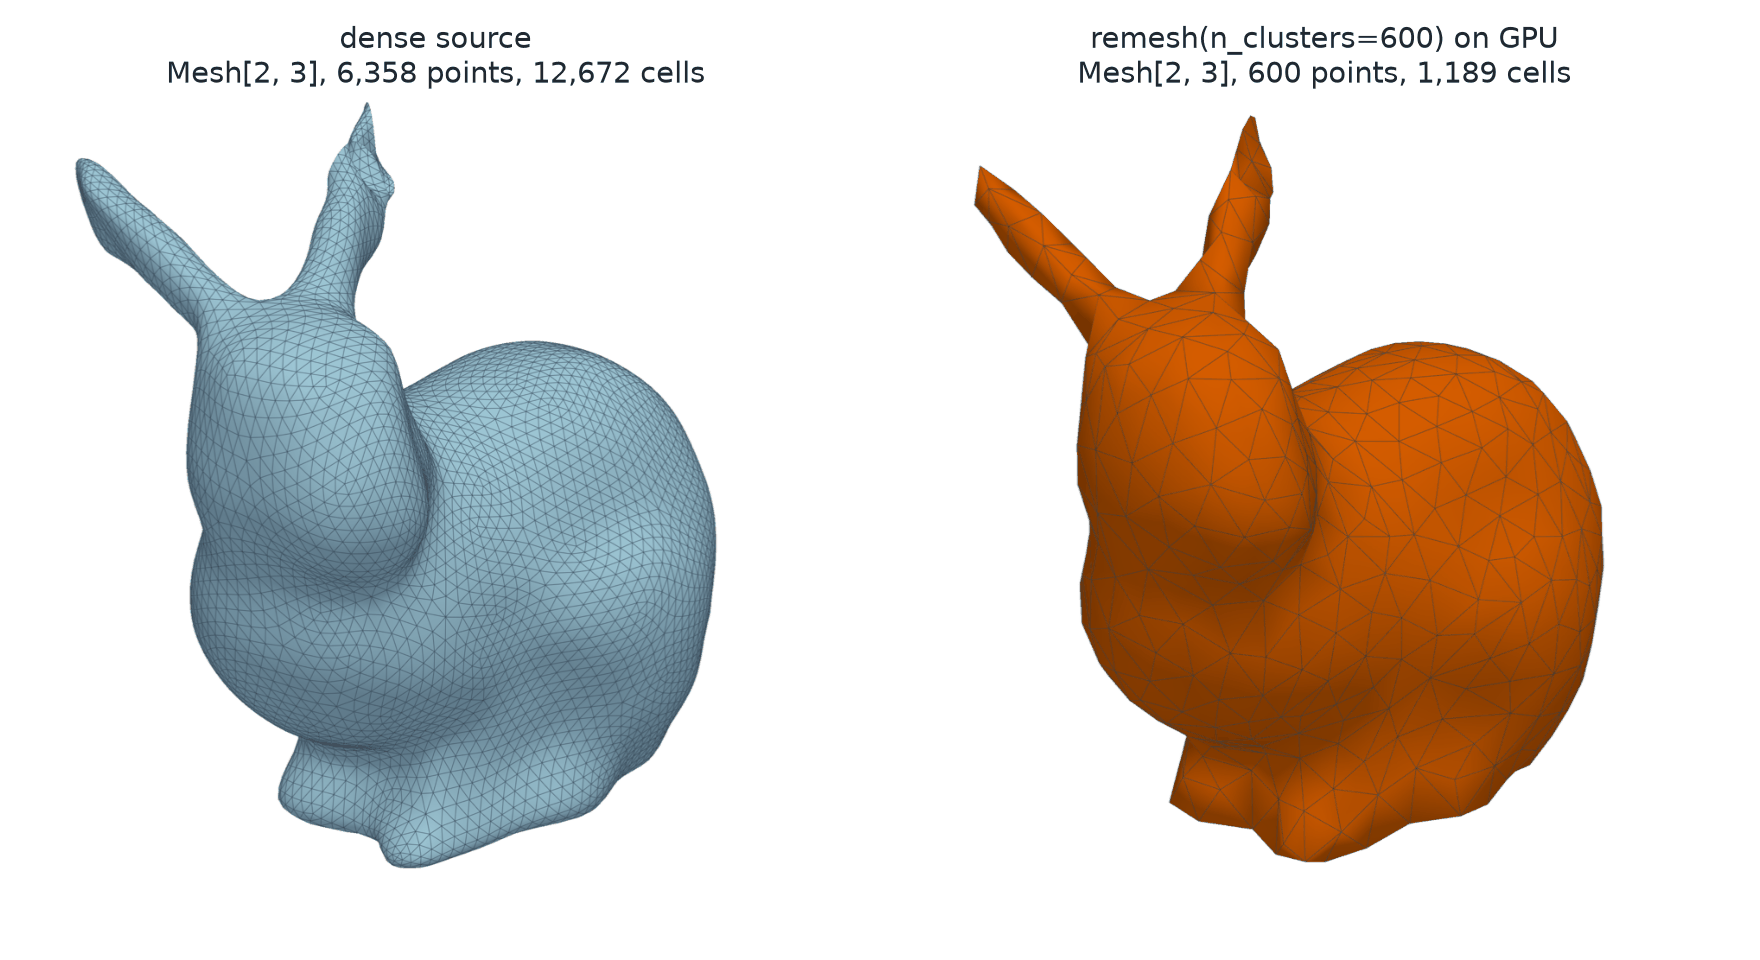

This figure's Python source:
# SPDX-FileCopyrightText: Copyright (c) 2023 - 2026 NVIDIA CORPORATION & AFFILIATES.
# SPDX-FileCopyrightText: All rights reserved.
# SPDX-License-Identifier: Apache-2.0
#
# Licensed under the Apache License, Version 2.0 (the "License");
# you may not use this file except in compliance with the License.
# You may obtain a copy of the License at
#
# http://www.apache.org/licenses/LICENSE-2.0
#
# Unless required by applicable law or agreed to in writing, software
# distributed under the License is distributed on an "AS IS" BASIS,
# WITHOUT WARRANTIES OR CONDITIONS OF ANY KIND, either express or implied.
# See the License for the specific language governing permissions and
# limitations under the License.

"""Render dense and Warp-remeshed Stanford bunny surfaces."""

from pathlib import Path

import matplotlib.pyplot as plt
import pyvista as pv
import torch
from _style import RESULT, SURFACE, SURFACE_EDGE, save

from physicsnemo.mesh.io import to_pyvista
from physicsnemo.mesh.remeshing import remesh

pv.OFF_SCREEN = True

OUTPUT = Path(__file__).parent / "remeshing_comparison.png"
REPO_ROOT = Path(__file__).resolve().parents[3]
BUNNY = REPO_ROOT / "examples" / "minimal" / "mesh" / "assets" / "bunny.pt"
TARGET_VERTICES = 600


def _render(mesh, color, camera):
    """Render one surface with its edges from a shared camera."""

    plotter = pv.Plotter(off_screen=True, window_size=(1000, 1000))
    plotter.enable_anti_aliasing("ssaa")
    plotter.set_background("white")
    plotter.add_mesh(
        to_pyvista(mesh),
        color=color,
        show_edges=True,
        edge_color=SURFACE_EDGE,
        line_width=0.6,
        smooth_shading=True,
        ambient=0.35,
        diffuse=0.7,
    )
    plotter.camera_position = camera
    plotter.camera.zoom(1.3)
    image = plotter.screenshot(return_img=True)
    plotter.close()
    return image


def main():
    """Generate the documentation image."""

    if not torch.cuda.is_available():
        raise RuntimeError(
            "A CUDA device is required to render the Warp remeshing example"
        )
    source = torch.load(BUNNY, weights_only=False).subdivide(levels=2, filter="loop")
    result = remesh(source.to("cuda"), n_clusters=TARGET_VERTICES).to("cpu")

    center = source.points.mean(dim=0).tolist()
    diagonal = float((source.points.amax(dim=0) - source.points.amin(dim=0)).norm())
    eye = [
        center[0] + 1.25 * diagonal,
        center[1] - 1.25 * diagonal,
        center[2] + 0.75 * diagonal,
    ]
    camera = [eye, center, (0.0, 0.0, 1.0)]

    panels = (
        ("dense source", source, SURFACE),
        (f"remesh(n_clusters={TARGET_VERTICES}) on GPU", result, RESULT),
    )
    figure, axes = plt.subplots(1, 2, figsize=(11.0, 6.0))
    for axis, (title, mesh, color) in zip(axes, panels, strict=True):
        axis.imshow(_render(mesh, color, camera))
        axis.set_title(
            f"{title}\nMesh[2, 3], {mesh.n_points:,} points, {mesh.n_cells:,} cells"
        )
        axis.set_axis_off()
    figure.subplots_adjust(left=0.0, right=1.0, bottom=0.0, top=0.9, wspace=0.02)
    save(figure, OUTPUT)


if __name__ == "__main__":
    main()
